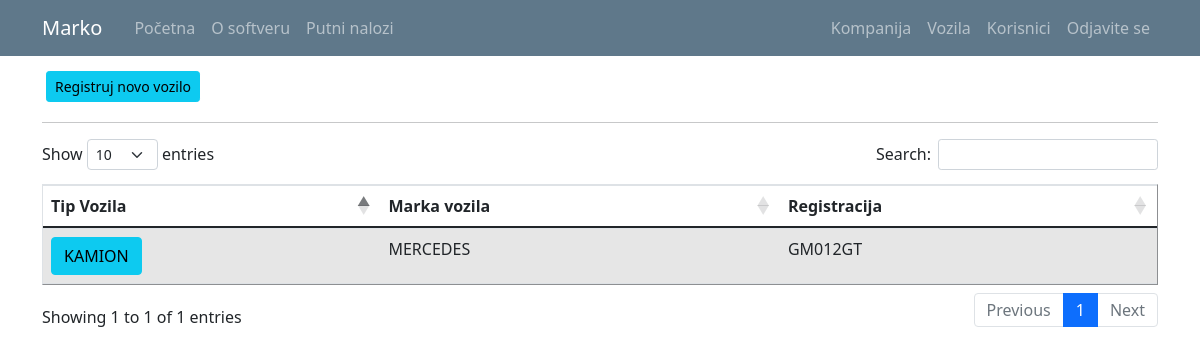
The app's page /vehicle_list (signed in), older data.
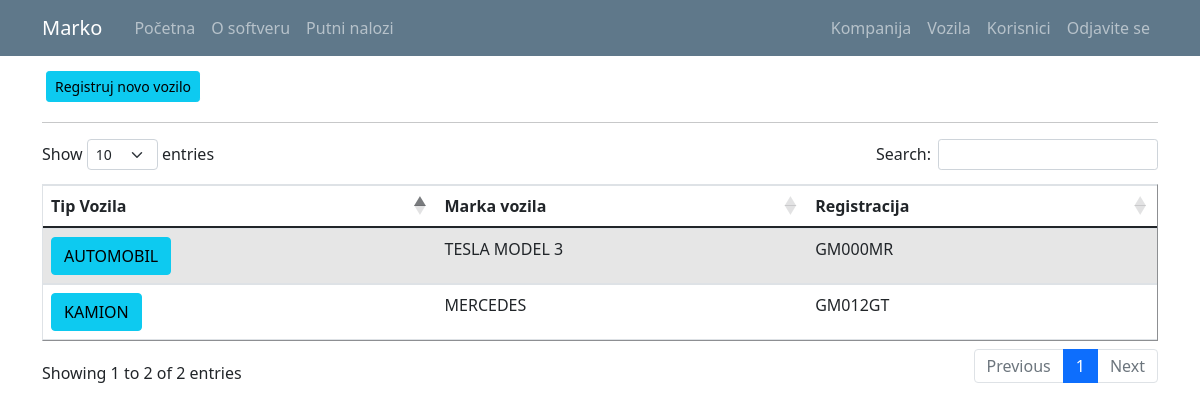
The same page, newer data.
### putninalozi/models.py (models this page shows, shortened)
class Vehicle(db.Model):
    id = db.Column(db.Integer, primary_key=True)
    vehicle_type = db.Column(db.String(10), nullable = False)
    vehicle_brand = db.Column(db.String(10), nullable = False)
    vehicle_registration = db.Column(db.String(12), nullable = False)
    company_id = db.Column(db.Integer, db.ForeignKey('company.id'), nullable=False)
    travelwarrants = db.relationship('TravelWarrant', backref='travelwarrant_vehicle', lazy=True)

### putninalozi/vehicles/routes.py (the view)
@vehicles.route("/vehicle_list")
def vehicle_list():
    if not current_user.is_authenticated:
        flash('Da biste pristupili ovoj stranici treba da budete ulogovani.', 'danger')
        return redirect(url_for('users.login'))
    elif current_user.authorization != 's_admin' and current_user.authorization != 'c_admin':
        abort(403)
    vehicles = Vehicle.query.all()
    return render_template('vehicle_list.html', title='Vozila', vehicles=vehicles)

### putninalozi/models.py (called while the page is built)
@login_manager.user_loader
def load_user(user_id):
    return User.query.get(int(user_id))

### putninalozi/templates/vehicle_list.html (shortened to what this page needs)
{% extends "layout.html" %}
{% block content %}
{% if current_user.authorization != 'c_user' %}
<a class="btn btn-info btn-sm m-1" href="{{ url_for('vehicles.register_v') }}">Registruj novo vozilo</a>
{% endif %}
<hr>
<table id="data" border="1" class="table table-striped">
  {% if current_user.authorization == 's_admin' %}
    <thead>
      <tr>
        <th>Tip Vozila</th>
        <th>Marka vozila</th>
        <th>Registracija</th>
        <th>Kompanija</th>
      </tr>
    </thead>
    <tbody>
      {% for vehicle in vehicles %}
        <tr>
          <td><a class="mr-2 btn btn-info" href="{{ url_for('vehicles.vehicle_profile', vehicle_id=vehicle.id) }}" title="Uredđivanje Vozila">{{ vehicle.vehicle_type }}</a></td>
          <td>{{ vehicle.vehicle_brand }}</td>
          <td>{{ vehicle.vehicle_registration }}</td>
          <td>{{ vehicle.vehicle_company.companyname }}</td>
        </tr>
      {% endfor %}
    </tbody>
  {% elif current_user.authorization == 'c_admin' %}
    <thead>
      <tr>
        <th>Tip Vozila</th>
        <th>Marka vozila</th>
        <th>Registracija</th>
      </tr>
    </thead>
    <tbody>
      {% for vehicle in vehicles %}
        {% if vehicle.vehicle_company.id == current_user.user_company.id %}
          <tr>
            <td><a class="mr-2 btn btn-info" href="{{ url_for('vehicles.vehicle_profile', vehicle_id=vehicle.id) }}" title="Uredđivanje Vozila">{{ vehicle.vehicle_type }}</a></td>
            <td>{{ vehicle.vehicle_brand }}</td>
            <td>{{ vehicle.vehicle_registration }}</td>
          </tr>
        {% endif %}
      {% endfor %}
    </tbody>
  {% endif %}
</table>
{% endblock content%}

### putninalozi/templates/layout.html (shortened to what this page needs)
<!doctype html>
<html lang="en">
  <head>
    <link rel="stylesheet" href="https://cdn.jsdelivr.net/npm/bootstrap@4.3.1/dist/css/bootstrap.min.css">
    <link rel="stylesheet" type="text/css" href="{{ url_for('static', filename='main.css') }}">
    <link href="https://cdn.jsdelivr.net/npm/bootstrap@5.0.1/dist/css/bootstrap.min.css" rel="stylesheet">
    <link rel="stylesheet" type="text/css" href="https://cdn.datatables.net/1.10.25/css/dataTables.bootstrap5.css">
  </head>
  <body>
    <header class="site-header">
      <nav class="navbar navbar-expand-md navbar-dark bg-steel fixed-top">
        <div class="container">
          <a class="navbar-brand mr-4" href="/">{{ current_user.name }}</a>
          <div class="collapse navbar-collapse" id="navbarToggle">
            <div class="navbar-nav mr-auto">
              {% if current_user.is_authenticated %}
                <a class="nav-item nav-link" href="{{ url_for('main.home') }}">Početna</a>
                <a class="nav-item nav-link" href="{{ url_for('main.about') }}">O softveru</a>
                <a class="nav-item nav-link" href="{{ url_for('travel_warrants.travel_warrant_list') }}">Putni nalozi</a>
              {% else %}
                <a class="nav-item nav-link" href="{{ url_for('main.home') }}">Početna</a>
                <a class="nav-item nav-link" href="{{ url_for('main.about') }}">O softveru</a>
              {% endif %}
            </div>
            <div class="navbar-nav">
              {% if current_user.is_authenticated %}
                {% if current_user.authorization == 's_admin' %}
                  <a class="nav-item nav-link" href="{{ url_for('companys.company_list') }}">Kompanija</a>
                  <a class="nav-item nav-link" href="{{ url_for('vehicles.vehicle_list') }}">Vozila</a>
                  <a class="nav-item nav-link" href="{{ url_for('users.user_list') }}">Korisnici</a>
                  <a class="nav-item nav-link" href="{{ url_for('users.logout') }}">Odjavite se</a>
                {% elif current_user.authorization == 'c_admin'%}
                  <a class="nav-item nav-link" href="{{ url_for('companys.company_list') }}">Kompanija</a>
                  <a class="nav-item nav-link" href="{{ url_for('vehicles.vehicle_list') }}">Vozila</a>
                  <a class="nav-item nav-link" href="{{ url_for('users.user_list') }}">Korisnici</a>
                  <a class="nav-item nav-link" href="{{ url_for('users.logout') }}">Odjavite se</a>
                {% else %}
                  <a class="nav-item nav-link" href="{{ url_for('users.logout') }}">Odjavite se</a>
                {% endif %}
              {% else %}
                <a class="nav-item nav-link" href="{{ url_for('users.login') }}">Prijavljivanje</a>
              {% endif %}
            </div>
          </div>
        </div>
      </nav>
    </header>
    <main role="main" class="container">
      <div class="row">
        <div class="col-md-12">
          {% block content %}{% endblock %}
        </div>
      </div>
    </main>
  </body>
</html>

Row changes from the older to the newer data that the page shows:
added Vehicle: vehicle_type "AUTOMOBIL", vehicle_brand "TESLA MODEL 3", vehicle_registration "GM000MR"
Text that changed along with them:
text written by a page script: "Show entries Search: Showing 1 to 1 of 1 entries Previous 1 Next" → "Show entries Search: Showing 1 to 2 of 2 entries Previous 1 Next"
